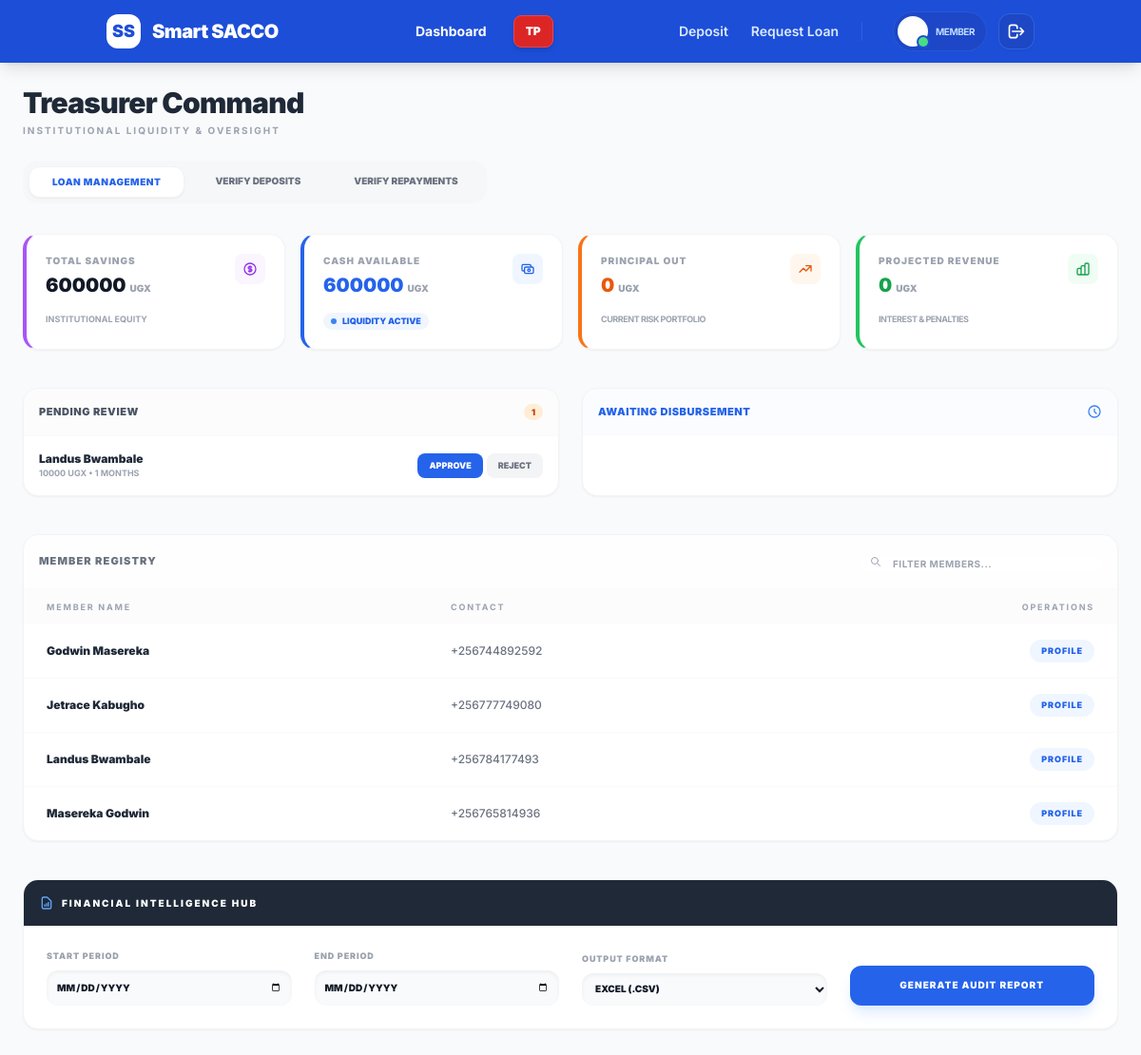
The app's page /loans/treasurer/ (signed in) with its own data.
### loans/models.py (models this page shows, shortened)
class Loan(models.Model):
    STATUS_CHOICES = (
        ('PENDING', 'Pending Approval'),
        ('APPROVED', 'Approved'),
        ('DISBURSED', 'Disbursed (Money Sent)'),
        ('FULLY_PAID', 'Fully Paid'),
        ('REJECTED', 'Rejected'),
    )
    user = models.ForeignKey(settings.AUTH_USER_MODEL, on_delete=models.CASCADE)
    amount_requested = models.DecimalField(max_digits=12, decimal_places=2)
    interest_rate = models.DecimalField(max_digits=5, decimal_places=2, default=10.00)
    penalty_rate = models.DecimalField(max_digits=5, decimal_places=2, default=2.00) # 2% Penalty
    duration_months = models.IntegerField(default=12)
    status = models.CharField(max_length=20, choices=STATUS_CHOICES, default='PENDING')
    date_applied = models.DateTimeField(auto_now_add=True)

### accounts/models.py (models this page shows, shortened)
class User(AbstractBaseUser, PermissionsMixin):
    phone_number = models.CharField(max_length=15, unique=True)
    full_name = models.CharField(max_length=255)
    is_active = models.BooleanField(default=True)
    is_staff = models.BooleanField(default=False)
    date_joined = models.DateTimeField(auto_now_add=True)
    objects = CustomUserManager()
    USERNAME_FIELD = "phone_number"
    REQUIRED_FIELDS = ["full_name"]

### loans/views.py (the view)
# urls.py: path('treasurer/', views.treasurer_dashboard, name='treasurer_dashboard'),
@staff_member_required
def treasurer_dashboard(request):
    User = get_user_model()
    all_loans = Loan.objects.all()
    total_savings = Transaction.objects.filter(status='VERIFIED').aggregate(Sum('amount'))['amount__sum'] or 0
    disbursed_loans = all_loans.filter(status='DISBURSED')
    total_principal_out = disbursed_loans.aggregate(Sum('amount_requested'))['amount_requested__sum'] or 0
    cash_at_hand = total_savings - total_principal_out
    total_interest_expected = sum(
        (loan.penalty_amount or 0) + ((loan.amount_requested * loan.interest_rate) / 100)
        for loan in disbursed_loans
    )
    members = User.objects.all().order_by('full_name')
    context = {
        'total_savings': total_savings,
        'cash_at_hand': cash_at_hand,
        'total_principal': total_principal_out,
        'total_interest': total_interest_expected,
        'pending_loans': all_loans.filter(status='PENDING').order_by('-date_applied'),
        'active_loans_all': all_loans.filter(status__in=['APPROVED', 'DISBURSED']).order_by('-date_applied'),
        'loan_history': all_loans.filter(status__in=['REJECTED', 'CLOSED']).order_by('-date_applied'),
        'members': members,
        'overdue_count': len([l for l in disbursed_loans if l.is_overdue]),
    }
    return render(request, 'loans/treasurer_dashboard.html', context)

### loans/templates/loans/treasurer_dashboard.html (shortened to what this page needs)
{% extends 'base.html' %}
{% block content %}
<div class="max-w-7xl mx-auto p-4 md:p-6">
    <div class="flex justify-between items-center mb-6">
        <div>
            <h1 class="text-2xl md:text-3xl font-black text-gray-800 tracking-tight">Treasurer Command</h1>
            <p class="text-[10px] text-gray-400 font-bold uppercase tracking-[0.2em] mt-1">Institutional Liquidity & Oversight</p>
        </div>
    </div>
    <div class="hidden md:flex gap-2 mb-8 bg-gray-100/50 p-1.5 rounded-2xl w-fit">
        <a href="{% url 'treasurer_dashboard' %}" class="px-6 py-2 bg-white rounded-xl text-[10px] font-black uppercase tracking-wider shadow-sm text-blue-600 border border-gray-100">
            Loan Management
        </a>
        <a href="/admin/ledger/transaction/" class="px-6 py-2 rounded-xl text-[10px] font-black text-gray-500 hover:bg-white hover:shadow-sm transition uppercase">
            Verify Deposits
        </a>
        <a href="/admin/loans/repayment/" class="px-6 py-2 rounded-xl text-[10px] font-black text-gray-500 hover:bg-white hover:shadow-sm transition uppercase">
            Verify Repayments
        </a>
    </div>
    <div class="grid grid-cols-1 sm:grid-cols-2 lg:grid-cols-4 gap-4 mb-10">
        <div class="bg-white p-5 rounded-2xl border border-gray-100 shadow-sm border-l-4 border-l-purple-500">
            <div class="flex justify-between items-start">
                <div>
                    <p class="text-[10px] font-black text-gray-400 uppercase tracking-widest">Total Savings</p>
                    <h3 class="text-xl font-black text-gray-900 mt-1">{{ total_savings|floatformat:0 }} <span class="text-[10px] text-gray-400">UGX</span></h3>
                </div>
                <div class="bg-purple-50 p-2 rounded-lg">
                </div>
            </div>
            <p class="text-[9px] text-gray-400 mt-3 font-bold uppercase">Institutional Equity</p>
        </div>
        <div class="bg-white p-5 rounded-2xl border border-gray-100 shadow-sm border-l-4 border-l-blue-600">
            <div class="flex justify-between items-start">
                <div>
                    <p class="text-[10px] font-black text-gray-400 uppercase tracking-widest">Cash Available</p>
                    <h3 class="text-xl font-black text-blue-600 mt-1">{{ cash_at_hand|floatformat:0 }} <span class="text-[10px] text-gray-400">UGX</span></h3>
                </div>
                <div class="bg-blue-50 p-2 rounded-lg">
                </div>
            </div>
            <p class="text-[9px] text-blue-600 mt-3 font-black flex items-center bg-blue-50 w-fit px-2 py-0.5 rounded-full uppercase">
                <span class="w-1.5 h-1.5 rounded-full bg-blue-500 mr-1.5 animate-pulse"></span> Liquidity Active
            </p>
        </div>
        <div class="bg-white p-5 rounded-2xl border border-gray-100 shadow-sm border-l-4 border-l-orange-500">
            <div class="flex justify-between items-start">
                <div>
                    <p class="text-[10px] font-black text-gray-400 uppercase tracking-widest">Principal Out</p>
                    <h3 class="text-xl font-black text-orange-600 mt-1">{{ total_principal|floatformat:0 }} <span class="text-[10px] text-gray-400">UGX</span></h3>
                </div>
                <div class="bg-orange-50 p-2 rounded-lg">
                    <svg class="w-4 h-4 text-orange-600" fill="none" stroke="currentColor" viewBox="0 0 24 24"><path stroke-linecap="round" stroke-linejoin="round" stroke-width="2" d="M13 7h8m0 0v8m0-8l-8 8-4-4-6 6"></path></svg>
                </div>
            </div>
            <p class="text-[9px] text-gray-400 mt-3 font-bold uppercase tracking-tighter">Current Risk Portfolio</p>
        </div>
        <div class="bg-white p-5 rounded-2xl border border-gray-100 shadow-sm border-l-4 border-l-green-500">
            <div class="flex justify-between items-start">
                <div>
                    <p class="text-[10px] font-black text-gray-400 uppercase tracking-widest">Projected Revenue</p>
                    <h3 class="text-xl font-black text-green-600 mt-1">{{ total_interest|floatformat:0 }} <span class="text-[10px] text-gray-400">UGX</span></h3>
                </div>
                <div class="bg-green-50 p-2 rounded-lg">
                </div>
            </div>
            <p class="text-[9px] text-gray-400 mt-3 font-bold uppercase tracking-tighter">Interest & Penalties</p>
        </div>
    </div>
    <div class="grid grid-cols-1 lg:grid-cols-2 gap-6 mb-10">
        <div class="bg-white rounded-2xl border border-gray-100 shadow-sm overflow-hidden">
            <div class="p-4 border-b border-gray-50 bg-gray-50/50 flex justify-between items-center">
                <h3 class="text-[11px] font-black text-gray-600 uppercase tracking-wider">Pending Review</h3>
                <span class="bg-orange-100 text-orange-700 text-[9px] font-black px-2 py-0.5 rounded-full">{{ pending_loans.count }}</span>
            </div>
            <div class="overflow-x-auto">
                <table class="w-full text-left">
                    <tbody class="divide-y divide-gray-50">
                        {% for loan in pending_loans %}
                        <tr class="hover:bg-gray-50/50 transition">
                            <td class="p-4">
                                <p class="text-xs font-black text-gray-800">{{ loan.user.full_name|default:loan.user.phone_number }}</p>
                                <p class="text-[9px] text-gray-400 font-bold uppercase">{{ loan.amount_requested|floatformat:0 }} UGX • {{ loan.duration_months }} Months</p>
                            </td>
                            <td class="p-4 text-right">
                                <form method="POST" action="{% url 'approve_loan' loan.id %}" class="flex justify-end gap-1">
                                    <button name="action" value="approve" class="bg-blue-600 text-white px-3 py-1.5 rounded-lg text-[9px] font-black uppercase hover:bg-blue-700 transition">Approve</button>
                                    <button name="action" value="reject" class="bg-gray-100 text-gray-500 px-3 py-1.5 rounded-lg text-[9px] font-black uppercase hover:bg-red-50 hover:text-red-600 transition">Reject</button>
                                </form>
                            </td>
                        </tr>
                        {% empty %}
                        <tr><td class="p-8 text-center text-gray-300 text-[10px] font-bold uppercase">No pending reviews</td></tr>
                        {% endfor %}
                    </tbody>
                </table>
            </div>
        </div>
        <div class="bg-white rounded-2xl border border-gray-100 shadow-sm overflow-hidden">
            <div class="p-4 border-b border-gray-50 bg-blue-50/30 flex justify-between items-center">
                <h3 class="text-[11px] font-black text-blue-600 uppercase tracking-wider">Awaiting Disbursement</h3>
                <svg class="w-4 h-4 text-blue-500" fill="none" stroke="currentColor" viewBox="0 0 24 24"><path stroke-linecap="round" stroke-linejoin="round" stroke-width="2" d="M12 8v4l3 3m6-3a9 9 0 11-18 0 9 9 0 0118 0z"></path></svg>
            </div>
        </div>
    </div>
    <div class="bg-white rounded-2xl border border-gray-100 shadow-sm overflow-hidden mb-10">
        <div class="p-4 border-b border-gray-50 flex flex-col sm:flex-row justify-between items-center gap-4 bg-gray-50/20">
            <h3 class="text-[11px] font-black text-gray-500 uppercase tracking-[0.1em]">Member Registry</h3>
            <div class="relative w-full sm:w-64">
                <span class="absolute inset-y-0 left-0 pl-3 flex items-center pointer-events-none">
                </span>
                <input type="text" id="memberSearch" placeholder="Filter members..." class="pl-9 w-full text-[10px] font-bold border-gray-200 rounded-xl focus:ring-blue-500 bg-white uppercase tracking-wider">
            </div>
        </div>
        <div class="overflow-x-auto">
            <table class="w-full text-left" id="memberTable">
                <thead>
                    <tr class="bg-gray-50/50 text-[9px] font-black text-gray-400 uppercase tracking-[0.2em]">
                        <th class="px-6 py-3">Member Name</th>
                        <th class="px-6 py-3">Contact</th>
                        <th class="px-6 py-3 text-right">Operations</th>
                    </tr>
                </thead>
                <tbody class="divide-y divide-gray-50 text-xs">
                    {% for member in members %}
                    <tr class="hover:bg-gray-50/50 transition member-row">
                        <td class="px-6 py-4 font-black text-gray-800">{{ member.full_name|default:"Unnamed" }}</td>
                        <td class="px-6 py-4 text-gray-500 font-medium">{{ member.phone_number }}</td>
                        <td class="px-6 py-4 text-right">
                            <button class="text-blue-600 hover:text-blue-800 text-[9px] font-black uppercase tracking-widest bg-blue-50 px-3 py-1 rounded-full transition">Profile</button>
                        </td>
                    </tr>
                    {% endfor %}
                </tbody>
            </table>
        </div>
    </div>
    <div class="bg-white rounded-2xl border border-gray-100 shadow-sm overflow-hidden">
        <div class="p-4 border-b border-gray-100 flex items-center bg-gray-800">
            <svg class="w-4 h-4 mr-2 text-blue-400" fill="none" stroke="currentColor" viewBox="0 0 24 24"><path stroke-linecap="round" stroke-linejoin="round" stroke-width="2" d="M9 17v-2m3 2v-4m3 4v-6m2 10H7a2 2 0 01-2-2V5a2 2 0 012-2h5.586a1 1 0 01.707.293l5.414 5.414a1 1 0 01.293.707V19a2 2 0 01-2 2z"></path></svg>
            <h2 class="text-[10px] font-black text-white uppercase tracking-[0.2em]">Financial Intelligence Hub</h2>
        </div>
        <div class="p-6">
            <form method="GET" action="{% url 'export_report' %}" class="grid grid-cols-1 md:grid-cols-4 gap-6 items-end">
                <div>
                    <label class="block text-[9px] uppercase font-black text-gray-400 mb-2 tracking-widest">Start Period</label>
                    <input type="date" name="start_date" required class="w-full border-gray-200 rounded-xl text-[10px] font-black p-2.5 bg-gray-50 uppercase shadow-inner">
                </div>
                <div>
                    <label class="block text-[9px] uppercase font-black text-gray-400 mb-2 tracking-widest">End Period</label>
                    <input type="date" name="end_date" required class="w-full border-gray-200 rounded-xl text-[10px] font-black p-2.5 bg-gray-50 uppercase shadow-inner">
                </div>
                <div>
                    <label class="block text-[9px] uppercase font-black text-gray-400 mb-2 tracking-widest">Output Format</label>
                    <select name="format" class="w-full border-gray-200 rounded-xl text-[10px] font-black p-2.5 bg-gray-50 uppercase shadow-inner">
                        <option value="excel">Excel (.csv)</option>
                    </select>
                </div>
                <button type="submit" class="bg-blue-600 hover:bg-blue-700 text-white p-2.5 rounded-xl font-black text-[10px] uppercase tracking-widest shadow-lg shadow-blue-100 transition h-[42px]">
                    Generate Audit Report
                </button>
            </form>
        </div>
    </div>
</div>
{% endblock %}

### records on screen
Loan: user.full_name "Landus Bwambale", amount_requested "10000", duration_months "1"
User: full_name "Godwin Masereka", phone_number "+256744892592"
User: full_name "Jetrace Kabugho", phone_number "+256777749080"
User: full_name "Landus Bwambale", phone_number "+256784177493"
User: full_name "Masereka Godwin", phone_number "+256765814936"

### other values on screen
{{ total_savings|floatformat:0 }} "600000"
{{ cash_at_hand|floatformat:0 }} "600000"
{{ total_principal|floatformat:0 }} "0"
{{ total_interest|floatformat:0 }} "0"
{{ pending_loans.count }} "1"
